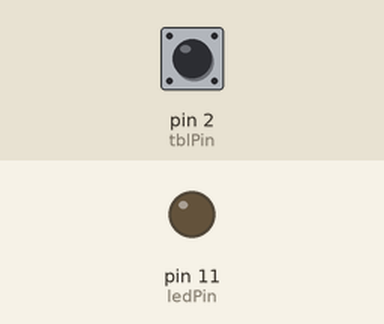
Recording of a sketch running on a simulated Arduino Uno, built with avr-gcc and run on an emulated ATmega328P. Shown: output pins drawn as LEDs (lit = HIGH). Dashed ring = blinking. The test bench sets the inputs (shaded band); at power-on: pin 2 (tblPin) HIGH.

Above: at 1.2 s.
1.3 s: pin 2 (tblPin) pulsed LOW 5 times (0.12 s each, 0.3 s apart)
At 1.58 s:
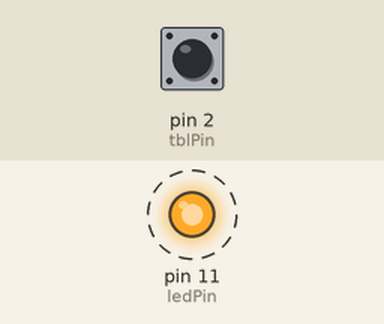
At 3.7 s:
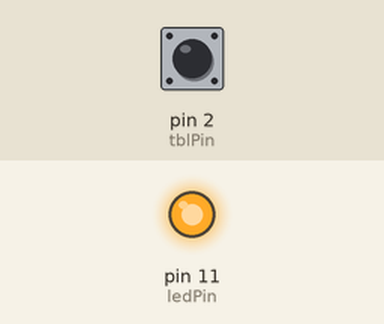
Timing chart, 0 to 5.2 s (numbered marks = the images above; inputs shaded):
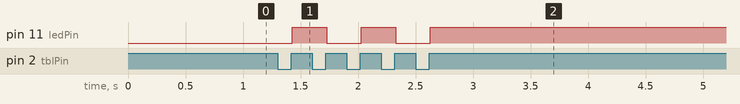

The sketch:

tombol_lampu.ino
```cpp
// constants pin yang digunakan
int ledPin=11;            // Pin untuk LED
int tblPin=2;             /// Pin untuk tombol

volatile int status = LOW; // variabel akan berubah

void setup()
{
  Serial.begin(9600);
  pinMode(ledPin,OUTPUT);   // inisialisasi pin LED sebagai output
  pinMode(tblPin,INPUT);	// inisialisasi pin tombol sebagai input
}

void loop()
{
  if(digitalRead(tblPin)==LOW)          // variabel untuk membaca status tombol tekan
  {
    delay(10);                        //Delay 10ms
    if(digitalRead(tblPin)==LOW)        // periksa apakah tombol ditekan. Jika ya, status tombolnya LOW
    {
      while(digitalRead(tblPin)==LOW);	//Tunggu status tombol menjadi LOW
      delay(10);
      while(digitalRead(tblPin)==LOW);   //Konfirmasi tombol ditekan
      status = !status;                 // Operasi kebalikan, bila status HGIH menjadi LOW, atau kebalikannya.
      digitalWrite(ledPin,status);     //Output status kontrol LED, ON atau OFF
    }
  }
}
```

Measured:
- after the input at 1.3 s, pin 11 (ledPin): alternates HIGH for 0.30 s and LOW for 0.30 s, 5 changes in all, then stays HIGH, starting after 0.13 s
